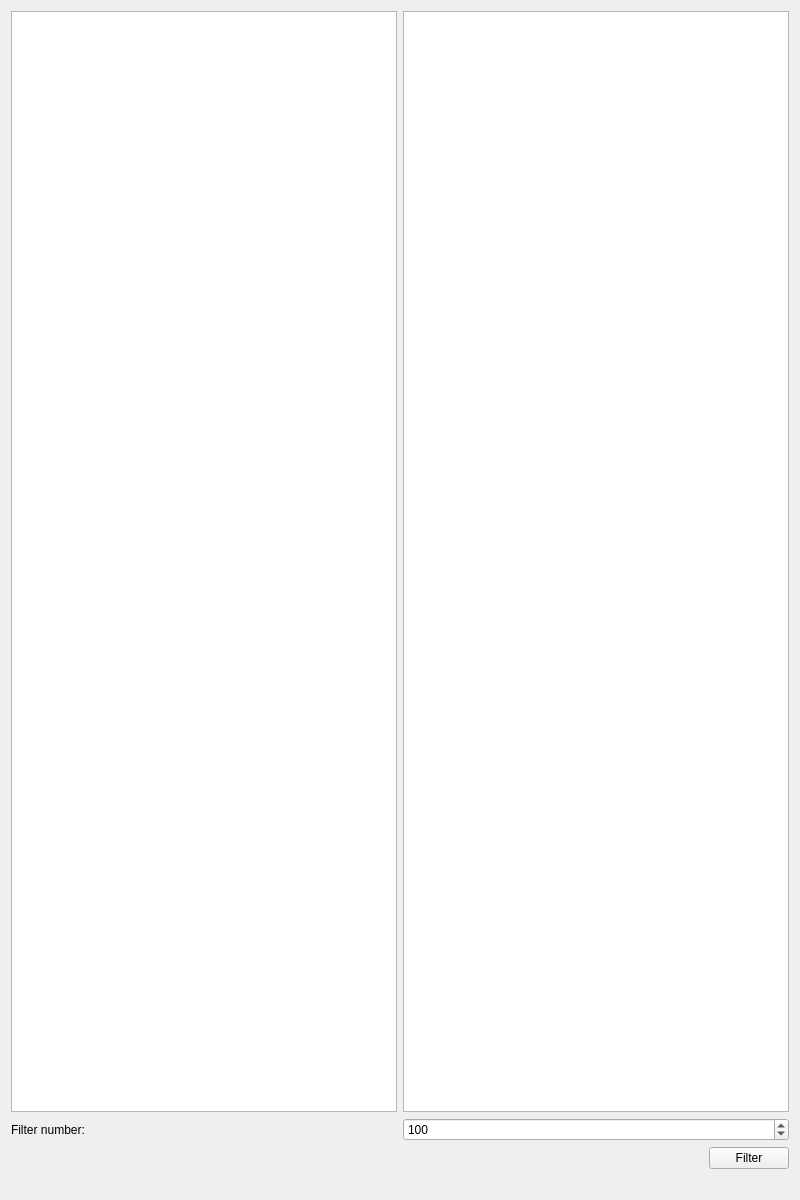
<?xml version="1.0" encoding="UTF-8"?>
<ui version="4.0">
 <class>Widget</class>
 <widget class="QWidget" name="Widget">
  <property name="geometry">
   <rect>
    <x>0</x>
    <y>0</y>
    <width>800</width>
    <height>1200</height>
   </rect>
  </property>
  <property name="windowTitle">
   <string>Widget</string>
  </property>
  <layout class="QVBoxLayout" name="verticalLayout">
   <item>
    <layout class="QHBoxLayout" name="horizontalLayout">
     <item>
      <widget class="QListWidget" name="originalList_listWidget"/>
     </item>
     <item>
      <widget class="QListWidget" name="filteredList_listWidget"/>
     </item>
    </layout>
   </item>
   <item>
    <layout class="QHBoxLayout" name="horizontalLayout_2">
     <item>
      <widget class="QLabel" name="label">
       <property name="text">
        <string>Filter number:</string>
       </property>
      </widget>
     </item>
     <item>
      <widget class="QSpinBox" name="filter_spinBox">
       <property name="maximum">
        <number>1000</number>
       </property>
       <property name="value">
        <number>100</number>
       </property>
      </widget>
     </item>
    </layout>
   </item>
   <item>
    <layout class="QHBoxLayout" name="horizontalLayout_3">
     <item>
      <spacer name="horizontalSpacer">
       <property name="orientation">
        <enum>Qt::Horizontal</enum>
       </property>
       <property name="sizeHint" stdset="0">
        <size>
         <width>40</width>
         <height>20</height>
        </size>
       </property>
      </spacer>
     </item>
     <item>
      <widget class="QPushButton" name="filterButton_pushButton">
       <property name="text">
        <string>Filter</string>
       </property>
      </widget>
     </item>
    </layout>
   </item>
   <item>
    <widget class="QLabel" name="sum_label">
     <property name="text">
      <string/>
     </property>
    </widget>
   </item>
  </layout>
 </widget>
 <resources/>
 <connections/>
</ui>
